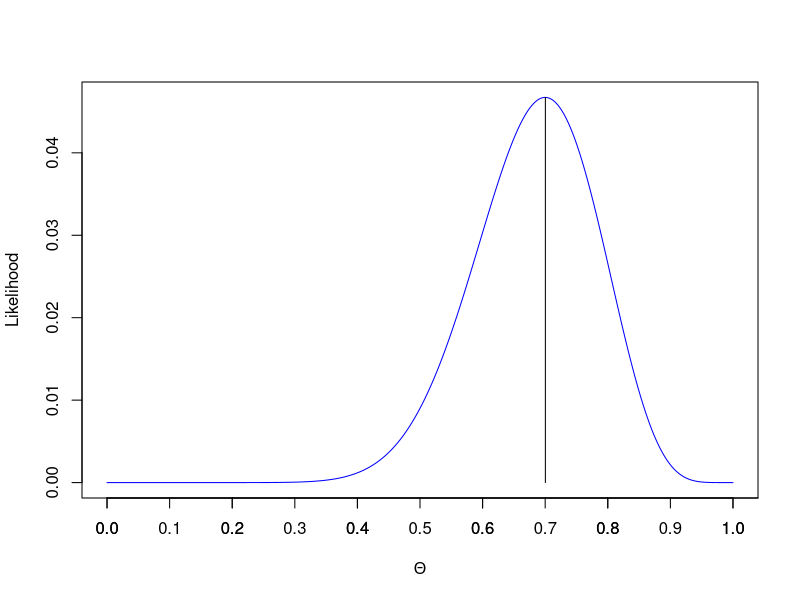
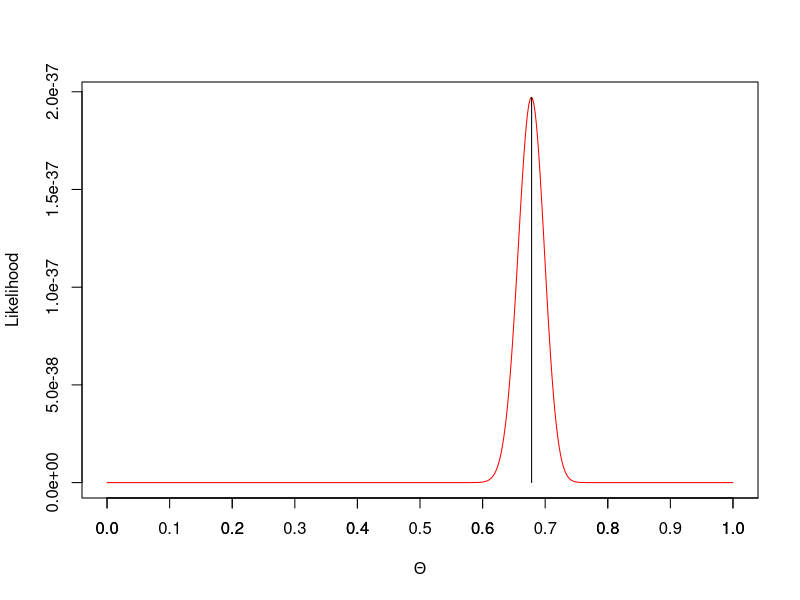

R code for these plots, in order:
# Script to generate likelihood plots for chapter 5.
# Plots are based on samples of bit-sequences of length 10
# Author: Philip Schulz

sequence_length = 10
sparse_samples = 2
dense_samples = 50
theta = 0.7

dense_data = rbinom(dense_samples, sequence_length, theta)
sparse_data = rbinom(sparse_samples, sequence_length, theta)

dense_likelihood = double()
sparse_likelihood = double()

params = seq(0,1,0.001)

for (param in params) { dense_likelihood = c(dense_likelihood, prod(dbinom(dense_data, sequence_length, param))) }
for (param in params) { sparse_likelihood = c(sparse_likelihood, prod(dbinom(sparse_data, sequence_length, param))) }

dense_mode = max(dense_likelihood)
sparse_mode = max(sparse_likelihood)

dense_mode_idx = match(dense_mode, dense_likelihood)/length(params)
sparse_mode_idx = match(sparse_mode, sparse_likelihood)/length(params)

png("sparse_likelihood.png", width=8, height=8, units="in", res=300)
plot(params, sparse_likelihood, xlab=expression(Theta), ylab="Likelihood", type ="l", col="blue")
axis(1,at = seq(0,10,0.1))
segments(x0=sparse_mode_idx, y0=0, x1=sparse_mode_idx, sparse_mode)
dev.off()

png("dense_likelihood.png", width=8, height=8, units="in", res=300)
plot(params, dense_likelihood, xlab=expression(Theta), ylab="Likelihood", type ="l", col="red")
axis(1,at = seq(0,10,0.1))
segments(x0=dense_mode_idx, y0=0, x1=dense_mode_idx, dense_mode)
dev.off()

